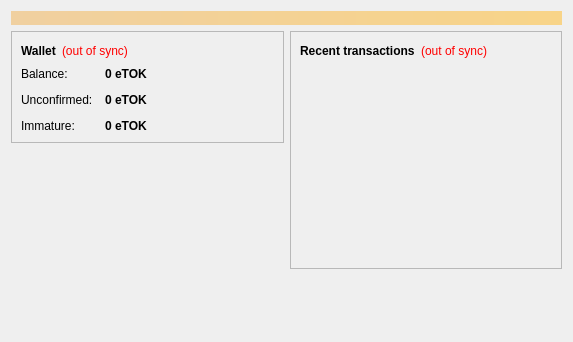
<?xml version="1.0" encoding="UTF-8"?>
<ui version="4.0">
 <class>OverviewPage</class>
 <widget class="QWidget" name="OverviewPage">
  <property name="geometry">
   <rect>
    <x>0</x>
    <y>0</y>
    <width>573</width>
    <height>342</height>
   </rect>
  </property>
  <property name="windowTitle">
   <string>Form</string>
  </property>
  <layout class="QVBoxLayout" name="topLayout">
   <item>
    <widget class="QLabel" name="labelAlerts">
     <property name="visible">
      <bool>false</bool>
     </property>
     <property name="styleSheet">
      <string notr="true">background-color: qlineargradient(x1: 0, y1: 0, x2: 1, y2: 0, stop:0 #F0D0A0, stop:1 #F8D488); color:#000000;</string>
     </property>
     <property name="wordWrap">
      <bool>true</bool>
     </property>
     <property name="margin">
      <number>3</number>
     </property>
    </widget>
   </item>
   <item>
    <layout class="QHBoxLayout" name="horizontalLayout" stretch="1,1">
     <item>
      <layout class="QVBoxLayout" name="verticalLayout_2">
       <item>
        <widget class="QFrame" name="frame">
         <property name="frameShape">
          <enum>QFrame::StyledPanel</enum>
         </property>
         <property name="frameShadow">
          <enum>QFrame::Raised</enum>
         </property>
         <layout class="QVBoxLayout" name="verticalLayout_4">
          <item>
           <layout class="QHBoxLayout" name="horizontalLayout_4">
            <item>
             <widget class="QLabel" name="label_5">
              <property name="font">
               <font>
                <weight>75</weight>
                <bold>true</bold>
               </font>
              </property>
              <property name="text">
               <string>Wallet</string>
              </property>
             </widget>
            </item>
            <item>
             <widget class="QLabel" name="labelWalletStatus">
              <property name="toolTip">
               <string>The displayed information may be out of date. Your wallet automatically synchronizes with the eToken network after a connection is established, but this process has not completed yet.</string>
              </property>
              <property name="styleSheet">
               <string notr="true">QLabel { color: red; }</string>
              </property>
              <property name="text">
               <string notr="true">(out of sync)</string>
              </property>
              <property name="alignment">
               <set>Qt::AlignLeading|Qt::AlignLeft|Qt::AlignVCenter</set>
              </property>
             </widget>
            </item>
            <item>
             <spacer name="horizontalSpacer_2">
              <property name="orientation">
               <enum>Qt::Horizontal</enum>
              </property>
              <property name="sizeHint" stdset="0">
               <size>
                <width>40</width>
                <height>20</height>
               </size>
              </property>
             </spacer>
            </item>
           </layout>
          </item>
          <item>
           <layout class="QFormLayout" name="formLayout_2">
            <property name="fieldGrowthPolicy">
             <enum>QFormLayout::AllNonFixedFieldsGrow</enum>
            </property>
            <property name="horizontalSpacing">
             <number>12</number>
            </property>
            <property name="verticalSpacing">
             <number>12</number>
            </property>
            <item row="0" column="0">
             <widget class="QLabel" name="label">
              <property name="text">
               <string>Balance:</string>
              </property>
             </widget>
            </item>
            <item row="0" column="1">
             <widget class="QLabel" name="labelBalance">
              <property name="font">
               <font>
                <weight>75</weight>
                <bold>true</bold>
               </font>
              </property>
              <property name="cursor">
               <cursorShape>IBeamCursor</cursorShape>
              </property>
              <property name="toolTip">
               <string>Your current balance</string>
              </property>
              <property name="text">
               <string notr="true">0 eTOK</string>
              </property>
              <property name="textInteractionFlags">
               <set>Qt::LinksAccessibleByMouse|Qt::TextSelectableByKeyboard|Qt::TextSelectableByMouse</set>
              </property>
             </widget>
            </item>
            <item row="1" column="0">
             <widget class="QLabel" name="label_3">
              <property name="text">
               <string>Unconfirmed:</string>
              </property>
             </widget>
            </item>
            <item row="1" column="1">
             <widget class="QLabel" name="labelUnconfirmed">
              <property name="font">
               <font>
                <weight>75</weight>
                <bold>true</bold>
               </font>
              </property>
              <property name="cursor">
               <cursorShape>IBeamCursor</cursorShape>
              </property>
              <property name="toolTip">
               <string>Total of transactions that have yet to be confirmed, and do not yet count toward the current balance</string>
              </property>
              <property name="text">
               <string notr="true">0 eTOK</string>
              </property>
              <property name="textInteractionFlags">
               <set>Qt::LinksAccessibleByMouse|Qt::TextSelectableByKeyboard|Qt::TextSelectableByMouse</set>
              </property>
             </widget>
            </item>
            <item row="2" column="0">
             <widget class="QLabel" name="labelImmatureText">
              <property name="text">
               <string>Immature:</string>
              </property>
             </widget>
            </item>
            <item row="2" column="1">
             <widget class="QLabel" name="labelImmature">
              <property name="font">
               <font>
                <weight>75</weight>
                <bold>true</bold>
               </font>
              </property>
              <property name="toolTip">
               <string>Mined balance that has not yet matured</string>
              </property>
              <property name="text">
               <string notr="true">0 eTOK</string>
              </property>
              <property name="textInteractionFlags">
               <set>Qt::LinksAccessibleByMouse|Qt::TextSelectableByKeyboard|Qt::TextSelectableByMouse</set>
              </property>
             </widget>
            </item>
           </layout>
          </item>
         </layout>
        </widget>
       </item>
       <item>
        <spacer name="verticalSpacer">
         <property name="orientation">
          <enum>Qt::Vertical</enum>
         </property>
         <property name="sizeHint" stdset="0">
          <size>
           <width>20</width>
           <height>40</height>
          </size>
         </property>
        </spacer>
       </item>
      </layout>
     </item>
     <item>
      <layout class="QVBoxLayout" name="verticalLayout_3">
       <item>
        <widget class="QFrame" name="frame_2">
         <property name="frameShape">
          <enum>QFrame::StyledPanel</enum>
         </property>
         <property name="frameShadow">
          <enum>QFrame::Raised</enum>
         </property>
         <layout class="QVBoxLayout" name="verticalLayout">
          <item>
           <layout class="QHBoxLayout" name="horizontalLayout_2">
            <item>
             <widget class="QLabel" name="label_4">
              <property name="text">
               <string>&lt;b&gt;Recent transactions&lt;/b&gt;</string>
              </property>
             </widget>
            </item>
            <item>
             <widget class="QLabel" name="labelTransactionsStatus">
              <property name="toolTip">
               <string>The displayed information may be out of date. Your wallet automatically synchronizes with the eToken network after a connection is established, but this process has not completed yet.</string>
              </property>
              <property name="styleSheet">
               <string notr="true">QLabel { color: red; }</string>
              </property>
              <property name="text">
               <string notr="true">(out of sync)</string>
              </property>
              <property name="alignment">
               <set>Qt::AlignRight|Qt::AlignTrailing|Qt::AlignVCenter</set>
              </property>
             </widget>
            </item>
            <item>
             <spacer name="horizontalSpacer">
              <property name="orientation">
               <enum>Qt::Horizontal</enum>
              </property>
              <property name="sizeHint" stdset="0">
               <size>
                <width>40</width>
                <height>20</height>
               </size>
              </property>
             </spacer>
            </item>
           </layout>
          </item>
          <item>
           <widget class="QListView" name="listTransactions">
            <property name="styleSheet">
             <string notr="true">QListView { background: transparent; }</string>
            </property>
            <property name="frameShape">
             <enum>QFrame::NoFrame</enum>
            </property>
            <property name="verticalScrollBarPolicy">
             <enum>Qt::ScrollBarAlwaysOff</enum>
            </property>
            <property name="horizontalScrollBarPolicy">
             <enum>Qt::ScrollBarAlwaysOff</enum>
            </property>
            <property name="selectionMode">
             <enum>QAbstractItemView::NoSelection</enum>
            </property>
           </widget>
          </item>
         </layout>
        </widget>
       </item>
       <item>
        <spacer name="verticalSpacer_2">
         <property name="orientation">
          <enum>Qt::Vertical</enum>
         </property>
         <property name="sizeHint" stdset="0">
          <size>
           <width>20</width>
           <height>40</height>
          </size>
         </property>
        </spacer>
       </item>
      </layout>
     </item>
    </layout>
   </item>
  </layout>
 </widget>
 <resources/>
 <connections/>
</ui>
